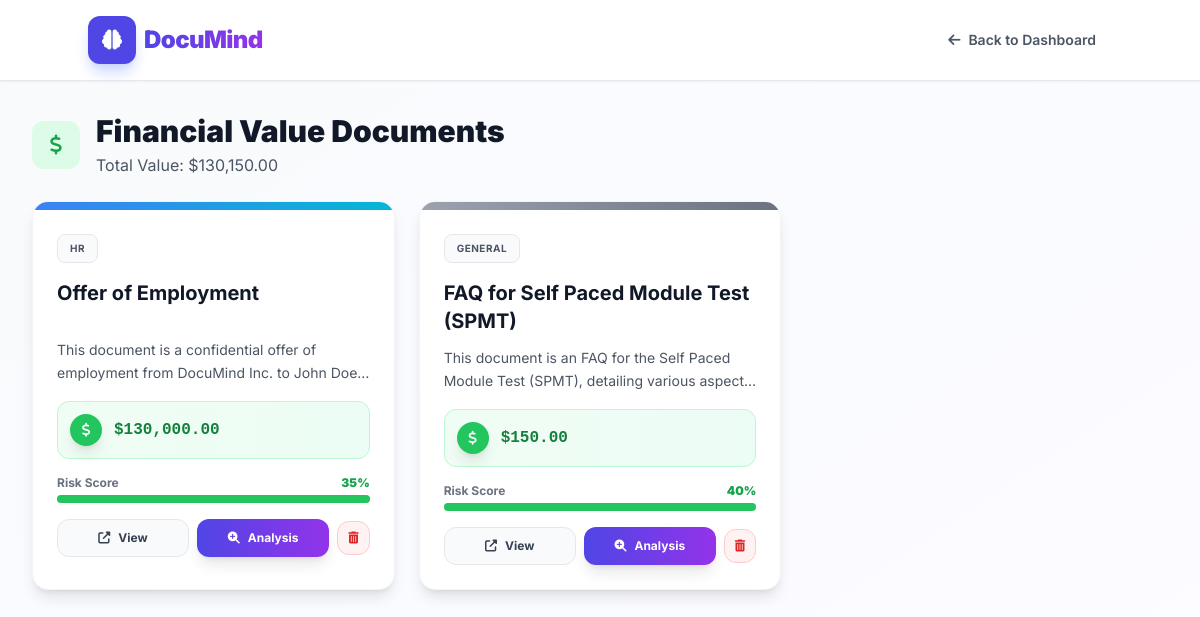
Page /dashboard/value (signed in) on the committed database.
### tables this page shows
CREATE TABLE documents (
                id INTEGER PRIMARY KEY AUTOINCREMENT,
                filename TEXT NOT NULL,
                url TEXT NOT NULL,
                uploader TEXT NOT NULL,
                upload_date TEXT NOT NULL,
                category TEXT,
                title TEXT,
                summary TEXT,
                risk_score INTEGER,
                tags TEXT,
                extracted_text TEXT,
                financial_value REAL DEFAULT 0.0,
                status TEXT DEFAULT 'Pending'
            );

### app.py (the view)
@app.route('/dashboard/value')
def dashboard_value():
    if 'user_id' not in session: return redirect('/')
    documents = []
    try:
        db = get_db()
        role = session.get('role')
        username = session.get('username')
        if role in ['Admin', 'Auditor']:
            rows = db.execute('''
                SELECT * FROM documents
                WHERE financial_value > 0
                ORDER BY financial_value DESC
            ''').fetchall()
        else:
            rows = db.execute('''
                SELECT * FROM documents
                WHERE uploader = ? AND financial_value > 0
                ORDER BY financial_value DESC
            ''', (username,)).fetchall()
        for row in rows:
            d = dict(row)
            d['risk_score'] = int(d.get('risk_score') or 0)
            d['financial_value'] = float(d.get('financial_value') or 0.0)
            d['formatted_money'] = "${:,.2f}".format(d['financial_value']) if d['financial_value'] > 0 else None
            raw_tags = d.get('tags', '')
            if raw_tags:
                clean = str(raw_tags).replace("'", "").replace('"', "").replace('[', '').replace(']', '')
                d['tag_list'] = [t.strip() for t in clean.split(',') if t.strip()]
            else:
                d['tag_list'] = []
            documents.append(d)
    except Exception as e:
        print(f"Error: {e}")
    total_value = sum(d['financial_value'] for d in documents)
    return render_template('dashboard_detail.html',
                         docs=documents,
                         user=session,
                         title="Financial Value Documents",
                         subtitle=f"Total Value: ${total_value:,.2f}",
                         icon="fa-dollar-sign",
                         color="green")

### app.py (called while the page is built)
def get_db():
    db = getattr(g, '_database', None)
    if db is None:
        db = g._database = sqlite3.connect(DATABASE)
        db.row_factory = sqlite3.Row
    return db

@app.teardown_appcontext
def close_connection(exception):
    db = getattr(g, '_database', None)
    if db is not None: db.close()

### templates/dashboard_detail.html (shortened to what this page needs)
<!DOCTYPE html>
<html lang="en">
  <head>
    <script src="https://cdn.tailwindcss.com"></script>
    <link
      href="https://cdnjs.cloudflare.com/ajax/libs/font-awesome/6.4.0/css/all.min.css"
      rel="stylesheet"
    />
  </head>
  <body class="bg-gradient-to-br from-gray-50 via-indigo-50/30 to-purple-50/30 text-slate-800 min-h-screen">
    <nav
      class="glass-nav border-b border-gray-200 sticky top-0 z-40 px-4 py-3 md:px-8 md:py-4 shadow-sm"
    >
      <div class="container mx-auto flex justify-between items-center">
        <a href="/dashboard" class="flex items-center gap-2 hover:opacity-80 transition">
          <div
            class="bg-indigo-600 text-white w-10 h-10 md:w-12 md:h-12 rounded-xl flex items-center justify-center shadow-lg shadow-indigo-200"
          >
            <i class="fas fa-brain text-lg md:text-xl"></i>
          </div>
          <div>
            <h1 class="text-xl md:text-2xl font-black tracking-tight bg-gradient-to-r from-indigo-600 to-purple-600 bg-clip-text text-transparent">
            </h1>
          </div>
        </a>
        <a
          href="/dashboard"
          class="flex items-center gap-2 text-gray-600 hover:text-indigo-600 px-4 py-2 rounded-lg hover:bg-indigo-50 transition font-semibold text-sm"
        >
          <i class="fas fa-arrow-left"></i>
          <span class="hidden md:inline">Back to Dashboard</span>
        </a>
      </div>
    </nav>
    <div class="container mx-auto px-4 md:px-8 py-6 md:py-8 max-w-7xl">
      <div class="mb-6 animate-fade-in">
        <div class="flex items-center gap-4 mb-2">
          <div class="w-12 h-12 rounded-xl flex items-center justify-center {% if color == 'green' %}bg-green-100{% elif color == 'red' %}bg-red-100{% elif color == 'yellow' %}bg-yellow-100{% else %}bg-gray-100{% endif %}">
            <i class="fas {{ icon }} text-xl {% if color == 'green' %}text-green-600{% elif color == 'red' %}text-red-600{% elif color == 'yellow' %}text-yellow-600{% else %}text-gray-600{% endif %}"></i>
          </div>
          <div>
            <h2 class="text-2xl md:text-3xl font-black text-gray-900">{{ title }}</h2>
            <p class="text-sm md:text-base text-gray-600 mt-1">{{ subtitle }}</p>
          </div>
        </div>
      </div>
      <div
        class="grid grid-cols-1 sm:grid-cols-2 lg:grid-cols-3 xl:grid-cols-4 gap-4 md:gap-6"
      >
        {% for doc in docs %}
        <div
          class="bg-white rounded-2xl shadow-lg border border-gray-100 p-0 overflow-hidden hover:shadow-2xl transition-all duration-300 transform hover:-translate-y-1 animate-fade-in"
        >
          <div
            class="h-2 w-full {% if doc.category=='Finance' %}bg-gradient-to-r from-green-500 to-emerald-500{% elif doc.category=='Legal' %}bg-gradient-to-r from-red-500 to-rose-500{% elif doc.category=='HR' %}bg-gradient-to-r from-blue-500 to-cyan-500{% elif doc.category=='Technical' %}bg-gradient-to-r from-purple-500 to-pink-500{% else %}bg-gradient-to-r from-gray-400 to-gray-500{% endif %}"
          ></div>
          <div class="p-5 md:p-6">
            <div class="flex justify-between items-start mb-4">
              <span
                class="px-3 py-1.5 bg-gray-50 border border-gray-200 text-[10px] font-bold uppercase text-gray-600 tracking-wider rounded-lg"
              >
                {{ doc.category }}
              </span>
            </div>
            <h3
              class="font-bold text-gray-900 text-lg md:text-xl leading-tight mb-3 line-clamp-2 min-h-[3rem]"
            >
              {{ doc.title }}
            </h3>
            <p class="text-sm text-gray-600 mb-4 line-clamp-2 min-h-[2.5rem] leading-relaxed">
              {{ doc.summary }}
            </p>
            {% if doc.formatted_money %}
            <div
              class="bg-gradient-to-r from-green-50 to-emerald-50 border border-green-200 p-3 rounded-xl flex items-center gap-3 mb-4"
            >
              <div
                class="bg-green-500 text-white w-8 h-8 rounded-full flex items-center justify-center text-sm shadow-lg"
              >
                <i class="fas fa-dollar-sign"></i>
              </div>
              <span class="font-mono font-black text-green-700 text-base"
                >{{ doc.formatted_money }}</span
              >
            </div>
            {% endif %}
            {% if doc.risk_score and doc.risk_score|int > 0 %}
            {% set risk_score_int = doc.risk_score|int %}
            <div class="mb-4">
              <div class="flex justify-between items-center mb-1">
                <span class="text-xs font-bold text-gray-500">Risk Score</span>
                <span class="text-xs font-black {% if risk_score_int > 70 %}text-red-600{% elif risk_score_int > 40 %}text-yellow-600{% else %}text-green-600{% endif %}">{{ risk_score_int }}%</span>
              </div>
              <div class="w-full bg-gray-200 rounded-full h-2">
                <div
                  class="h-2 rounded-full {% if risk_score_int > 70 %}bg-red-500{% elif risk_score_int > 40 %}bg-yellow-500{% else %}bg-green-500{% endif %}"
                  style="width:  risk_percent "
                ></div>
              </div>
            </div>
            {% endif %}
            <div class="flex items-center justify-between mt-4 gap-2">
              <div class="grid grid-cols-2 gap-2 flex-1">
                <a
                  href="{{ doc.url }}"
                  target="_blank"
                  class="text-center py-2.5 rounded-xl bg-gray-50 hover:bg-gray-100 text-gray-700 text-xs font-bold transition border border-gray-200 flex items-center justify-center gap-2"
                >
                  <i class="fas fa-external-link-alt"></i>
                  View
                </a>
                <button
                  data-doc='{{ doc|tojson|safe }}'
                  onclick="openAnalysisFromButton(this)"
                  class="text-center py-2.5 rounded-xl bg-gradient-to-r from-indigo-600 to-purple-600 hover:from-indigo-700 hover:to-purple-700 text-white text-xs font-bold transition shadow-lg hover:shadow-xl transform hover:scale-105 flex items-center justify-center gap-2"
                >
                  <i class="fas fa-search-plus"></i>
                  Analysis
                </button>
              </div>
              <button
                onclick='deleteDocument({{ doc.id }}, "{{ doc.title|replace("'", "\\'")|replace('"', '\\"') }}")'
                class="p-2.5 rounded-xl bg-red-50 hover:bg-red-100 text-red-600 hover:text-red-700 text-xs font-bold transition border border-red-200 flex items-center justify-center group"
                title="Delete document"
              >
                <i class="fas fa-trash-alt"></i>
              </button>
            </div>
          </div>
        </div>
        {% endfor %}
      </div>
    </div>
  </body>
</html>

### templates/dashboard_detail.html (style rules this page uses)
body { font-family: "Inter", sans-serif; -webkit-tap-highlight-color: transparent; }
.glass-nav { background: rgba(255, 255, 255, 0.95); backdrop-filter: blur(10px); }
.animate-fade-in { animation: fadeIn 0.3s ease-out; }

### rows in the picture
documents: category "HR", title "Offer of Employment", summary "This document is a confidential offer of employment from DocuMind Inc. to John…", formatted_money "$130,000.00", risk_score "35"
documents: category "GENERAL", title "FAQ for Self Paced Module Test (SPMT)", summary "This document is an FAQ for the Self Paced Module Test (SPMT), detailing various…", formatted_money "$150.00", risk_score "40"

### other values in the picture
{{ title }} "Financial Value Documents"
{{ subtitle }} "Total Value: $130,150.00"
